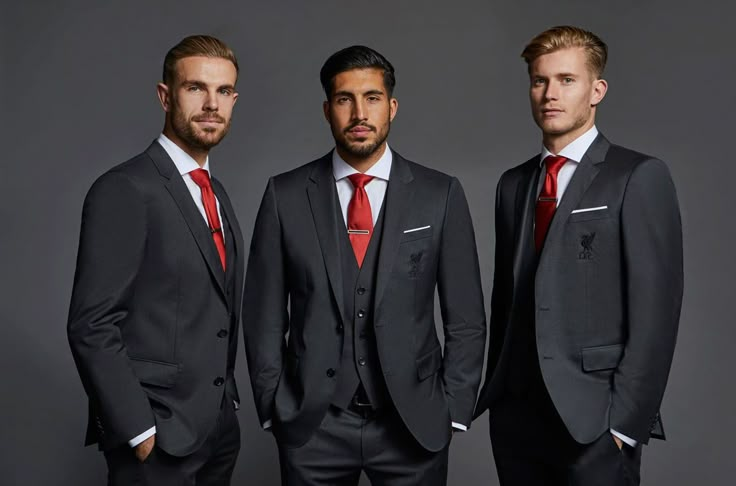
#> input picture men..jpg, 736 x 486 px
$ python main.py
#> lines starting #> are read from the running program, lines starting #| are printed output that depends on the picture
from turtledemo.nim import COLOR

import cv2

face_haar_cascade = cv2.CascadeClassifier('haarcascade_frontalface_default.xml')
image = cv2.imread('men..jpg')
#> image is the input picture: shape (486, 736, 3); mean B, G, R 58.5, 55.7, 58.4
gray_image = cv2.cvtColor(image, cv2.COLOR_BGR2GRAY)
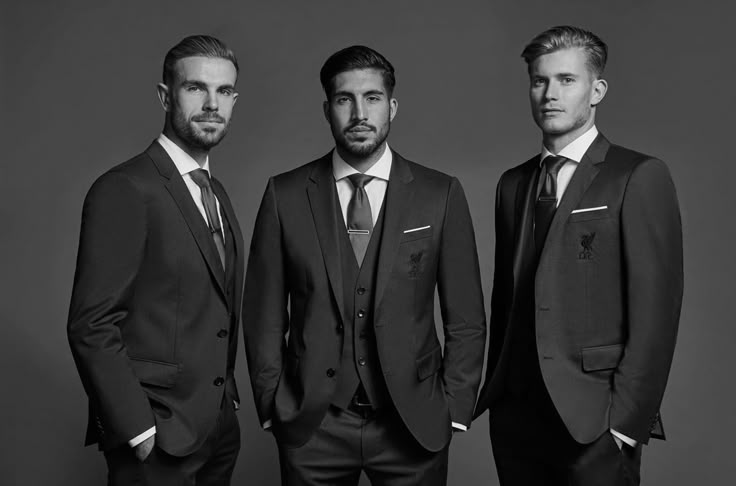
#> gray_image: shape (486, 736); min 0, max 253, mean 56.7
#cv2.imshow("Gray", "gray")
#cv2.waitKey()

#> (the run stopped early here; a loop or call above may not have finished)
